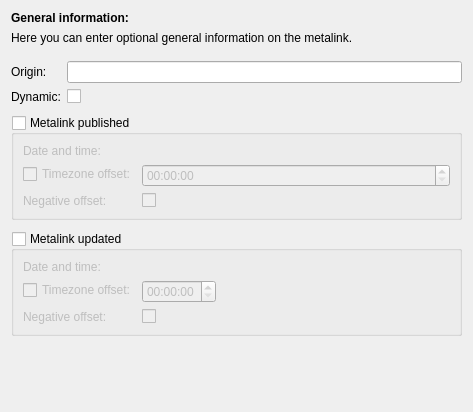
<?xml version="1.0" encoding="UTF-8"?>
<ui version="4.0">
 <class>GeneralWidget</class>
 <widget class="QWidget" name="GeneralWidget">
  <property name="geometry">
   <rect>
    <x>0</x>
    <y>0</y>
    <width>473</width>
    <height>412</height>
   </rect>
  </property>
  <layout class="QVBoxLayout" name="verticalLayout">
   <item>
    <widget class="QLabel" name="label_5">
     <property name="font">
      <font>
       <weight>75</weight>
       <bold>true</bold>
      </font>
     </property>
     <property name="text">
      <string>General information:</string>
     </property>
    </widget>
   </item>
   <item>
    <widget class="QLabel" name="label_7">
     <property name="text">
      <string>Here you can enter optional general information on the metalink.</string>
     </property>
     <property name="wordWrap">
      <bool>true</bool>
     </property>
    </widget>
   </item>
   <item>
    <spacer name="verticalSpacer_4">
     <property name="orientation">
      <enum>Qt::Vertical</enum>
     </property>
     <property name="sizeType">
      <enum>QSizePolicy::Fixed</enum>
     </property>
     <property name="sizeHint" stdset="0">
      <size>
       <width>20</width>
       <height>10</height>
      </size>
     </property>
    </spacer>
   </item>
   <item>
    <layout class="QFormLayout" name="formLayout">
     <property name="fieldGrowthPolicy">
      <enum>QFormLayout::ExpandingFieldsGrow</enum>
     </property>
     <item row="0" column="0">
      <widget class="QLabel" name="label_2">
       <property name="text">
        <string>Origin:</string>
       </property>
      </widget>
     </item>
     <item row="0" column="1">
      <widget class="KLineEdit" name="origin">
       <property name="clickMessage">
        <string>Web URL to the metalink</string>
       </property>
      </widget>
     </item>
     <item row="1" column="0">
      <widget class="QLabel" name="labelDynamic">
       <property name="toolTip">
        <string>Dynamic means that updated metalinks can be found at &quot;Origin&quot;.</string>
       </property>
       <property name="text">
        <string>Dynamic:</string>
       </property>
      </widget>
     </item>
     <item row="1" column="1">
      <widget class="QCheckBox" name="dynamic">
       <property name="text">
        <string/>
       </property>
      </widget>
     </item>
    </layout>
   </item>
   <item>
    <spacer name="verticalSpacer">
     <property name="orientation">
      <enum>Qt::Vertical</enum>
     </property>
     <property name="sizeType">
      <enum>QSizePolicy::Fixed</enum>
     </property>
     <property name="sizeHint" stdset="0">
      <size>
       <width>40</width>
       <height>5</height>
      </size>
     </property>
    </spacer>
   </item>
   <item>
    <widget class="QGroupBox" name="publishedGroupBox">
     <property name="title">
      <string>Metalink published</string>
     </property>
     <property name="checkable">
      <bool>true</bool>
     </property>
     <property name="checked">
      <bool>false</bool>
     </property>
     <layout class="QFormLayout" name="formLayout_2">
      <item row="0" column="0">
       <widget class="QLabel" name="label_30">
        <property name="text">
         <string>Date and time:</string>
        </property>
       </widget>
      </item>
      <item row="0" column="1">
       <widget class="KDateTimeWidget" name="published"/>
      </item>
      <item row="1" column="0">
       <widget class="QCheckBox" name="use_publishedtimeoffset">
        <property name="text">
         <string>Timezone offset:</string>
        </property>
       </widget>
      </item>
      <item row="2" column="1">
       <widget class="QCheckBox" name="publishedNegative">
        <property name="enabled">
         <bool>false</bool>
        </property>
        <property name="text">
         <string/>
        </property>
       </widget>
      </item>
      <item row="2" column="0">
       <widget class="QLabel" name="label">
        <property name="text">
         <string>Negative offset:</string>
        </property>
       </widget>
      </item>
      <item row="1" column="1">
       <widget class="QTimeEdit" name="publishedoffset"/>
      </item>
     </layout>
    </widget>
   </item>
   <item>
    <spacer name="verticalSpacer_3">
     <property name="orientation">
      <enum>Qt::Vertical</enum>
     </property>
     <property name="sizeType">
      <enum>QSizePolicy::Fixed</enum>
     </property>
     <property name="sizeHint" stdset="0">
      <size>
       <width>40</width>
       <height>5</height>
      </size>
     </property>
    </spacer>
   </item>
   <item>
    <widget class="QGroupBox" name="updatedGroupBox">
     <property name="title">
      <string>Metalink updated</string>
     </property>
     <property name="flat">
      <bool>false</bool>
     </property>
     <property name="checkable">
      <bool>true</bool>
     </property>
     <property name="checked">
      <bool>false</bool>
     </property>
     <layout class="QFormLayout" name="formLayout_3">
      <property name="fieldGrowthPolicy">
       <enum>QFormLayout::ExpandingFieldsGrow</enum>
      </property>
      <item row="2" column="1">
       <widget class="QCheckBox" name="updatedNegative">
        <property name="enabled">
         <bool>false</bool>
        </property>
        <property name="text">
         <string/>
        </property>
       </widget>
      </item>
      <item row="2" column="0">
       <widget class="QLabel" name="label_8">
        <property name="text">
         <string>Negative offset:</string>
        </property>
       </widget>
      </item>
      <item row="1" column="0">
       <widget class="QCheckBox" name="use_updatedtimeoffset">
        <property name="text">
         <string>Timezone offset:</string>
        </property>
       </widget>
      </item>
      <item row="0" column="1">
       <widget class="KDateTimeWidget" name="updated"/>
      </item>
      <item row="0" column="0">
       <widget class="QLabel" name="label_29">
        <property name="text">
         <string>Date and time:</string>
        </property>
       </widget>
      </item>
      <item row="1" column="1">
       <widget class="QTimeEdit" name="updatedoffset"/>
      </item>
     </layout>
    </widget>
   </item>
   <item>
    <spacer name="verticalSpacer_2">
     <property name="orientation">
      <enum>Qt::Vertical</enum>
     </property>
     <property name="sizeHint" stdset="0">
      <size>
       <width>20</width>
       <height>40</height>
      </size>
     </property>
    </spacer>
   </item>
  </layout>
 </widget>
 <customwidgets>
  <customwidget>
   <class>KLineEdit</class>
   <extends>QLineEdit</extends>
   <header>klineedit.h</header>
  </customwidget>
  <customwidget>
   <class>KDateTimeWidget</class>
   <extends>QWidget</extends>
   <header>kdatetimewidget.h</header>
  </customwidget>
 </customwidgets>
 <resources/>
 <connections>
  <connection>
   <sender>use_publishedtimeoffset</sender>
   <signal>toggled(bool)</signal>
   <receiver>publishedNegative</receiver>
   <slot>setEnabled(bool)</slot>
   <hints>
    <hint type="sourcelabel">
     <x>47</x>
     <y>195</y>
    </hint>
    <hint type="destinationlabel">
     <x>168</x>
     <y>230</y>
    </hint>
   </hints>
  </connection>
  <connection>
   <sender>use_updatedtimeoffset</sender>
   <signal>toggled(bool)</signal>
   <receiver>updatedNegative</receiver>
   <slot>setEnabled(bool)</slot>
   <hints>
    <hint type="sourcelabel">
     <x>33</x>
     <y>327</y>
    </hint>
    <hint type="destinationlabel">
     <x>160</x>
     <y>363</y>
    </hint>
   </hints>
  </connection>
  <connection>
   <sender>use_updatedtimeoffset</sender>
   <signal>toggled(bool)</signal>
   <receiver>label_8</receiver>
   <slot>setEnabled(bool)</slot>
   <hints>
    <hint type="sourcelabel">
     <x>87</x>
     <y>331</y>
    </hint>
    <hint type="destinationlabel">
     <x>92</x>
     <y>351</y>
    </hint>
   </hints>
  </connection>
  <connection>
   <sender>use_publishedtimeoffset</sender>
   <signal>toggled(bool)</signal>
   <receiver>label</receiver>
   <slot>setEnabled(bool)</slot>
   <hints>
    <hint type="sourcelabel">
     <x>113</x>
     <y>193</y>
    </hint>
    <hint type="destinationlabel">
     <x>110</x>
     <y>215</y>
    </hint>
   </hints>
  </connection>
 </connections>
</ui>
